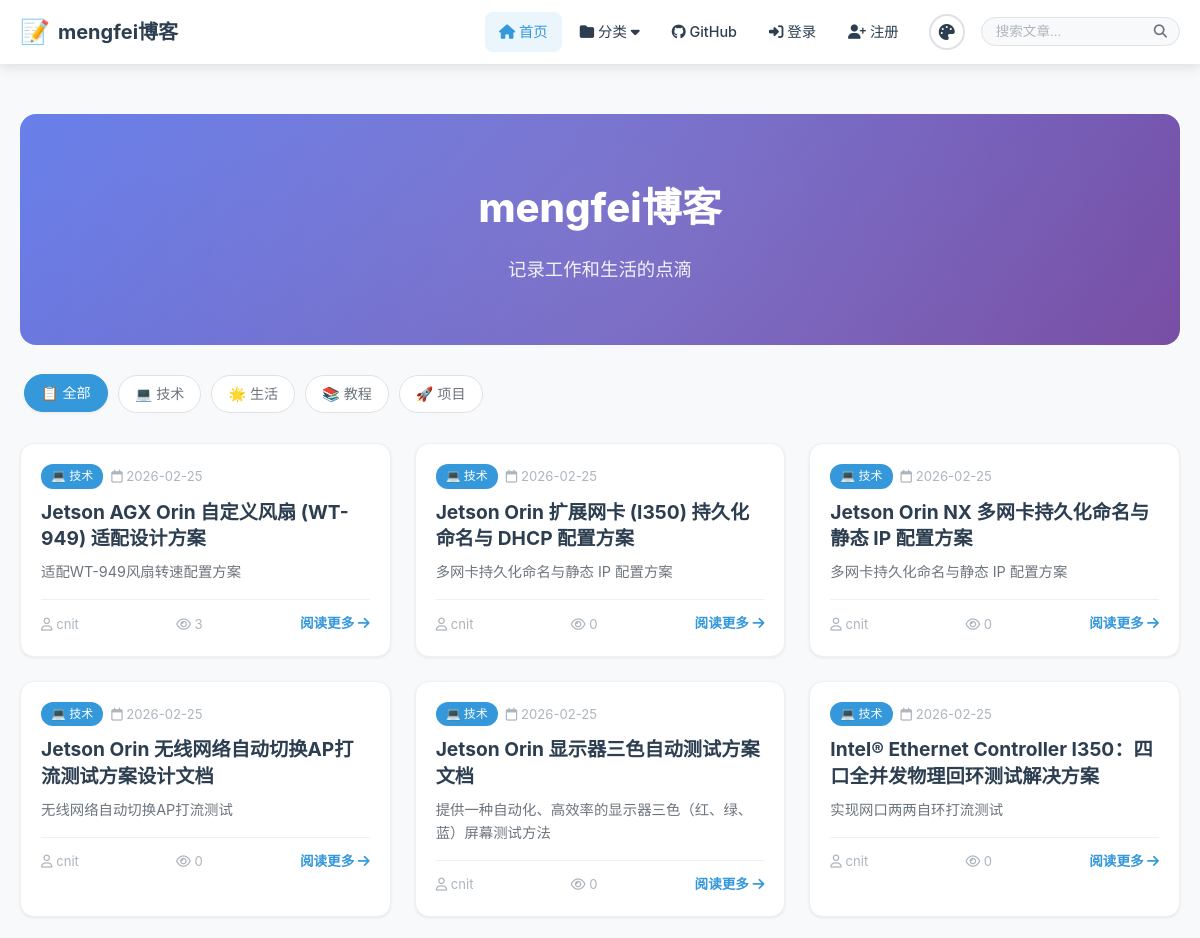
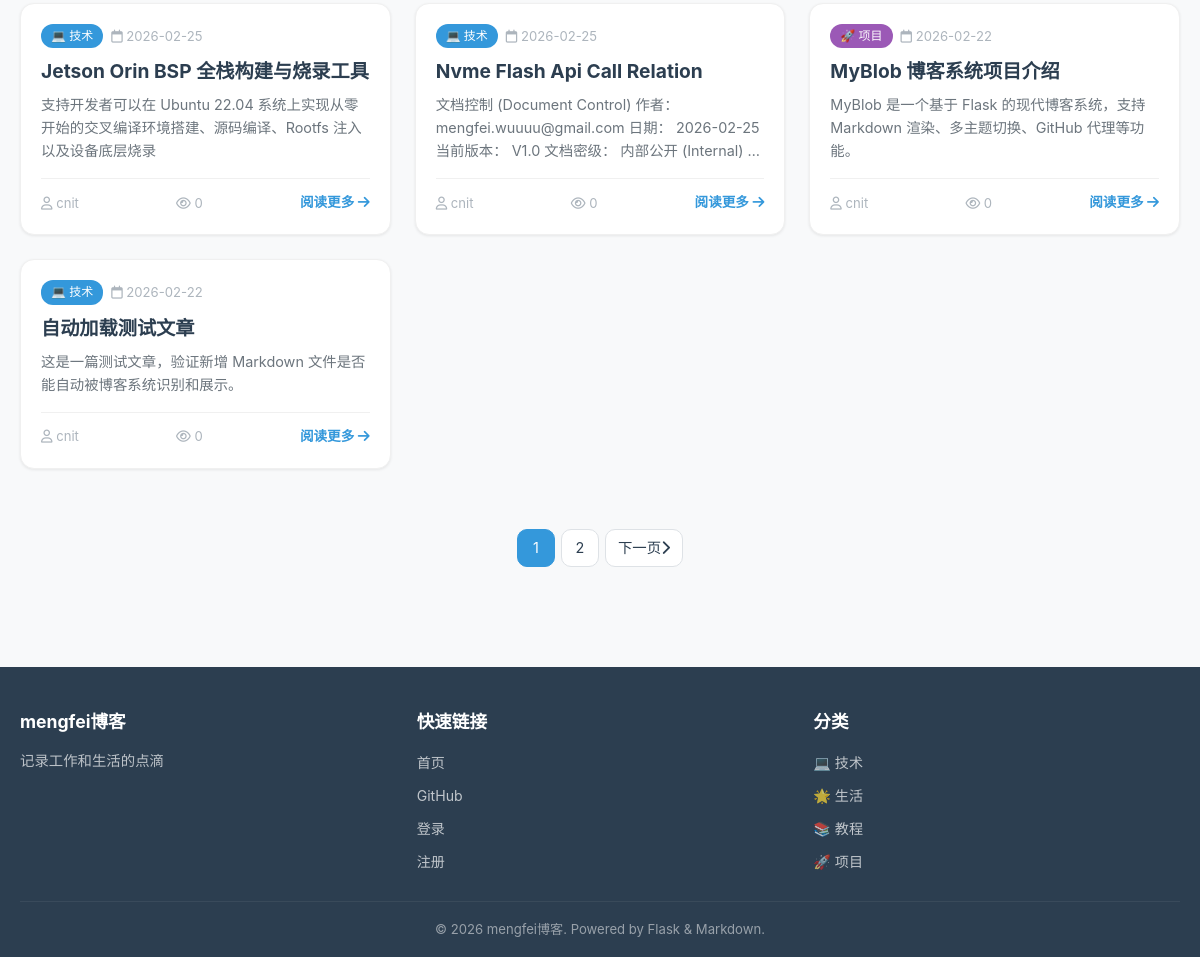
The page / on the database its author committed (2 pictures, top to bottom).
### models/__init__.py (models this page shows, shortened)
class Category(db.Model):
    __tablename__ = 'categories'
    id = db.Column(db.Integer, primary_key=True)
    name = db.Column(db.String(50), unique=True, nullable=False)
    slug = db.Column(db.String(50), unique=True, nullable=False)
    description = db.Column(db.Text, default='')
    color = db.Column(db.String(7), default='#3498db')
    icon = db.Column(db.String(50), default='📁')
    order = db.Column(db.Integer, default=0)
    created_at = db.Column(db.DateTime, default=datetime.utcnow)

class Post(db.Model):
    __tablename__ = 'posts'
    id = db.Column(db.Integer, primary_key=True)
    title = db.Column(db.String(200), nullable=False)
    slug = db.Column(db.String(200), unique=True, nullable=False)
    content = db.Column(db.Text, nullable=False)
    summary = db.Column(db.Text, default='')
    cover_image = db.Column(db.String(256), default='')
    is_published = db.Column(db.Boolean, default=True)
    is_from_file = db.Column(db.Boolean, default=False)
    file_path = db.Column(db.String(500), default='')
    view_count = db.Column(db.Integer, default=0)
    created_at = db.Column(db.DateTime, default=datetime.utcnow, index=True)
    updated_at = db.Column(db.DateTime, default=datetime.utcnow, onupdate=datetime.utcnow)
    author_id = db.Column(db.Integer, db.ForeignKey('users.id'))
    categories = db.relationship('Category', secondary=post_categories,
                                  backref=db.backref('posts', lazy='dynamic'))

class User(UserMixin, db.Model):
    __tablename__ = 'users'
    id = db.Column(db.Integer, primary_key=True)
    username = db.Column(db.String(80), unique=True, nullable=False, index=True)
    email = db.Column(db.String(120), unique=True, nullable=False, index=True)
    password_hash = db.Column(db.String(256), nullable=False)
    avatar = db.Column(db.String(256), default='')
    bio = db.Column(db.Text, default='')
    is_admin = db.Column(db.Boolean, default=False)
    theme = db.Column(db.String(20), default='light')
    created_at = db.Column(db.DateTime, default=datetime.utcnow)
    posts = db.relationship('Post', backref='author', lazy='dynamic')

### app.py (the view, shortened to what this page needs)
    @app.route('/')
    def index():
        page = request.args.get('page', 1, type=int)
        category_slug = request.args.get('category', '')
        search_q = request.args.get('q', '')
        query = Post.query.filter_by(is_published=True)
        if category_slug:
            category = Category.query.filter_by(slug=category_slug).first()
            if category:
                query = query.filter(Post.categories.any(Category.id == category.id))
        pagination = query.order_by(Post.created_at.desc()).paginate(
            page=page, per_page=app.config['POSTS_PER_PAGE'], error_out=False
        )
        posts = pagination.items
        return render_template('index.html',
                             posts=posts,
                             pagination=pagination,
                             current_category=category_slug,
                             search_query=search_q)

### templates/index.html (shortened to what this page needs)
{% extends "base.html" %}
{% block content %}
<div class="container">
    <section class="hero">
        <div class="hero-content">
            <h1 class="hero-title">{{ blog_title }}</h1>
            <p class="hero-subtitle">{{ blog_subtitle }}</p>
        </div>
    </section>
    <section class="category-tags">
        <a href="{{ url_for('index') }}"
           class="category-tag {% if not current_category %}active{% endif %}">
            📋 全部
        </a>
        {% for cat in all_categories %}
        <a href="{{ url_for('index', category=cat.slug) }}"
           class="category-tag {% if current_category == cat.slug %}active{% endif %}"
           style="--tag-color: {{ cat.color }}">
            {{ cat.icon }} {{ cat.name }}
        </a>
        {% endfor %}
    </section>
    <section class="posts-grid">
        {% if posts %}
            {% for post in posts %}
            <article class="post-card">
                <div class="post-card-body">
                    <div class="post-card-meta">
                        {% for cat in post.categories %}
                        <span class="post-category" style="background-color: {{ cat.color }}">
                            {{ cat.icon }} {{ cat.name }}
                        </span>
                        {% endfor %}
                        <span class="post-date">
                            <i class="far fa-calendar"></i>
                            {{ post.created_at.strftime('%Y-%m-%d') }}
                        </span>
                    </div>
                    <h2 class="post-card-title">
                        <a href="{{ url_for('view_post', slug=post.slug) }}">{{ post.title }}</a>
                    </h2>
                    <p class="post-card-summary">{{ post.summary }}</p>
                    <div class="post-card-footer">
                        <span class="post-author">
                            <i class="far fa-user"></i>
                            {{ post.author.username if post.author else '佚名' }}
                        </span>
                        <span class="post-views">
                            <i class="far fa-eye"></i> {{ post.view_count }}
                        </span>
                        <a href="{{ url_for('view_post', slug=post.slug) }}" class="read-more">
                            阅读更多 <i class="fas fa-arrow-right"></i>
                        </a>
                    </div>
                </div>
            </article>
            {% endfor %}
        {% endif %}
    </section>
    {% if pagination.pages > 1 %}
    <nav class="pagination">
        {% for page_num in pagination.iter_pages(left_edge=1, right_edge=1, left_current=2, right_current=2) %}
            {% if page_num %}
                <a href="{{ url_for('index', page=page_num, category=current_category, q=search_query) }}"
                   class="page-link {% if page_num == pagination.page %}active{% endif %}">
                    {{ page_num }}
                </a>
            {% else %}
                <span class="page-ellipsis">...</span>
            {% endif %}
        {% endfor %}
        {% if pagination.has_next %}
        <a href="{{ url_for('index', page=pagination.next_num, category=current_category, q=search_query) }}"
           class="page-link">
            下一页 <i class="fas fa-chevron-right"></i>
        </a>
        {% endif %}
    </nav>
    {% endif %}
</div>
{% endblock %}

### templates/base.html (shortened to what this page needs)
<!DOCTYPE html>
<html lang="zh-CN" data-theme="{{ current_theme }}">
<head>
    <link rel="stylesheet" href="{{ url_for('static', filename='css/style.css') }}">
    <link rel="stylesheet" href="{{ url_for('static', filename='css/markdown.css') }}">
    <link rel="stylesheet" href="https://cdnjs.cloudflare.com/ajax/libs/font-awesome/6.5.0/css/all.min.css">
</head>
<body>
    <nav class="navbar">
        <div class="container nav-container">
            <a href="{{ url_for('index') }}" class="nav-brand">
                <span class="brand-icon">📝</span>
                <span class="brand-text">{{ blog_title }}</span>
            </a>
            <div class="nav-menu" id="navMenu">
                <div class="nav-links">
                    <a href="{{ url_for('index') }}" class="nav-link {% if request.endpoint == 'index' %}active{% endif %}">
                        <i class="fas fa-home"></i> 首页
                    </a>
                    <div class="nav-dropdown">
                        <a href="#" class="nav-link dropdown-toggle">
                            <i class="fas fa-folder"></i> 分类 <i class="fas fa-caret-down"></i>
                        </a>
                    </div>
                    <a href="{{ url_for('github_page') }}" class="nav-link {% if request.endpoint == 'github_page' %}active{% endif %}">
                        <i class="fab fa-github"></i> GitHub
                    </a>
                    {% if current_user.is_authenticated %}
                        {% if current_user.is_admin %}
                        <a href="{{ url_for('admin_dashboard') }}" class="nav-link">
                            <i class="fas fa-cog"></i> 管理
                        </a>
                        {% endif %}
                        <a href="{{ url_for('profile') }}" class="nav-link">
                            <i class="fas fa-user"></i> {{ current_user.username }}
                        </a>
                        <a href="{{ url_for('logout') }}" class="nav-link">
                            <i class="fas fa-sign-out-alt"></i> 退出
                        </a>
                    {% else %}
                        <a href="{{ url_for('login') }}" class="nav-link">
                            <i class="fas fa-sign-in-alt"></i> 登录
                        </a>
                        <a href="{{ url_for('register') }}" class="nav-link">
                            <i class="fas fa-user-plus"></i> 注册
                        </a>
                    {% endif %}
                </div>
                <div class="theme-switcher">
                    <button class="theme-btn" id="themeToggle" title="切换主题">
                        <i class="fas fa-palette"></i>
                    </button>
                </div>
                <form class="search-form" action="{{ url_for('index') }}" method="get">
                    <div class="search-input-wrapper">
                        <input type="text" name="q" placeholder="搜索文章..."
                               value="{{ request.args.get('q', '') }}" class="search-input">
                        <button type="submit" class="search-btn">
                            <i class="fas fa-search"></i>
                        </button>
                    </div>
                </form>
            </div>
        </div>
    </nav>
    <main class="main-content">
        {% block content %}{% endblock %}
    </main>
    <footer class="footer">
        <div class="container">
            <div class="footer-content">
                <div class="footer-section">
                    <h3>{{ blog_title }}</h3>
                    <p>{{ blog_subtitle }}</p>
                </div>
                <div class="footer-section">
                    <h3>快速链接</h3>
                    <ul>
                        <li><a href="{{ url_for('index') }}">首页</a></li>
                        <li><a href="{{ url_for('github_page') }}">GitHub</a></li>
                        {% if not current_user.is_authenticated %}
                        <li><a href="{{ url_for('login') }}">登录</a></li>
                        <li><a href="{{ url_for('register') }}">注册</a></li>
                        {% endif %}
                    </ul>
                </div>
                <div class="footer-section">
                    <h3>分类</h3>
                    <ul>
                        {% for cat in all_categories[:5] %}
                        <li><a href="{{ url_for('view_category', slug=cat.slug) }}">{{ cat.icon }} {{ cat.name }}</a></li>
                        {% endfor %}
                    </ul>
                </div>
            </div>
            <div class="footer-bottom">
                <p>&copy; {{ current_year }} {{ blog_title }}. Powered by Flask & Markdown.</p>
            </div>
        </div>
    </footer>
</body>
</html>

### rows shown on the page
Category: icon "💻", name "技术"
Category: icon "🌟", name "生活"
Category: icon "📚", name "教程"
Category: icon "🚀", name "项目"
Post: created_at "2026-02-25", title "Jetson AGX Orin 自定义风扇 (WT-949) 适配设计方案", summary "适配WT-949风扇转速配置方案", author "cnit", view_count "3"
Post: created_at "2026-02-25", title "Jetson Orin 扩展网卡 (I350) 持久化命名与 DHCP 配置方案", summary "多网卡持久化命名与静态 IP 配置方案", author "cnit", view_count "0"
Post: created_at "2026-02-25", title "Jetson Orin NX 多网卡持久化命名与静态 IP 配置方案", summary "多网卡持久化命名与静态 IP 配置方案", author "cnit", view_count "0"
Post: created_at "2026-02-25", title "Jetson Orin 无线网络自动切换AP打流测试方案设计文档", summary "无线网络自动切换AP打流测试", author "cnit", view_count "0"
Post: created_at "2026-02-25", title "Jetson Orin 显示器三色自动测试方案文档", summary "提供一种自动化、高效率的显示器三色（红、绿、蓝）屏幕测试方法", author "cnit", view_count "0"
Post: created_at "2026-02-25", title "Intel® Ethernet Controller I350：四口全并发物理回环测试解决方案", summary "实现网口两两自环打流测试", author "cnit", view_count "0"
Post: created_at "2026-02-25", title "Jetson Orin BSP 全栈构建与烧录工具", summary "支持开发者可以在 Ubuntu 22.04 系统上实现从零开始的交叉编译环境搭建、源码编译、Rootfs 注入以及设备底层烧录", author "cnit", view_count "0"
Post: created_at "2026-02-25", title "Nvme Flash Api Call Relation", summary "文档控制 (Document Control) 作者： mengfei.wuuuu@gmail.com 日期： 2026-02-25 当前版本： V1.0 文档密级： 内部公开…", author "cnit", view_count "0"
Post: created_at "2026-02-22", title "MyBlob 博客系统项目介绍", summary "MyBlob 是一个基于 Flask 的现代博客系统，支持 Markdown 渲染、多主题切换、GitHub 代理等功能。", author "cnit", view_count "0"
Post: created_at "2026-02-22", title "自动加载测试文章", summary "这是一篇测试文章，验证新增 Markdown 文件是否能自动被博客系统识别和展示。", author "cnit", view_count "0"

### other values the page prints
{{ blog_title }} "mengfei博客"
{{ blog_subtitle }} "记录工作和生活的点滴"
{{ page_num }} "1" "2"
